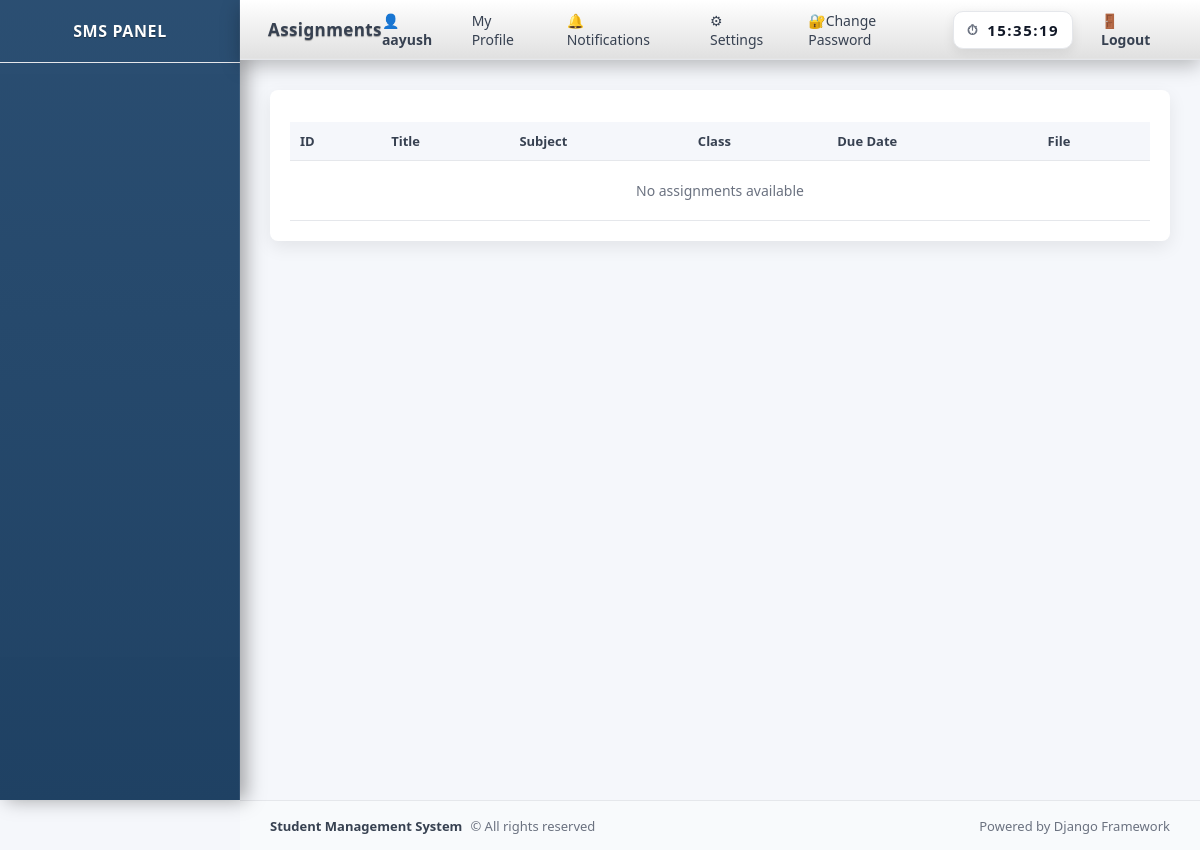
Before: /assignments/ (signed in) with the older database file.
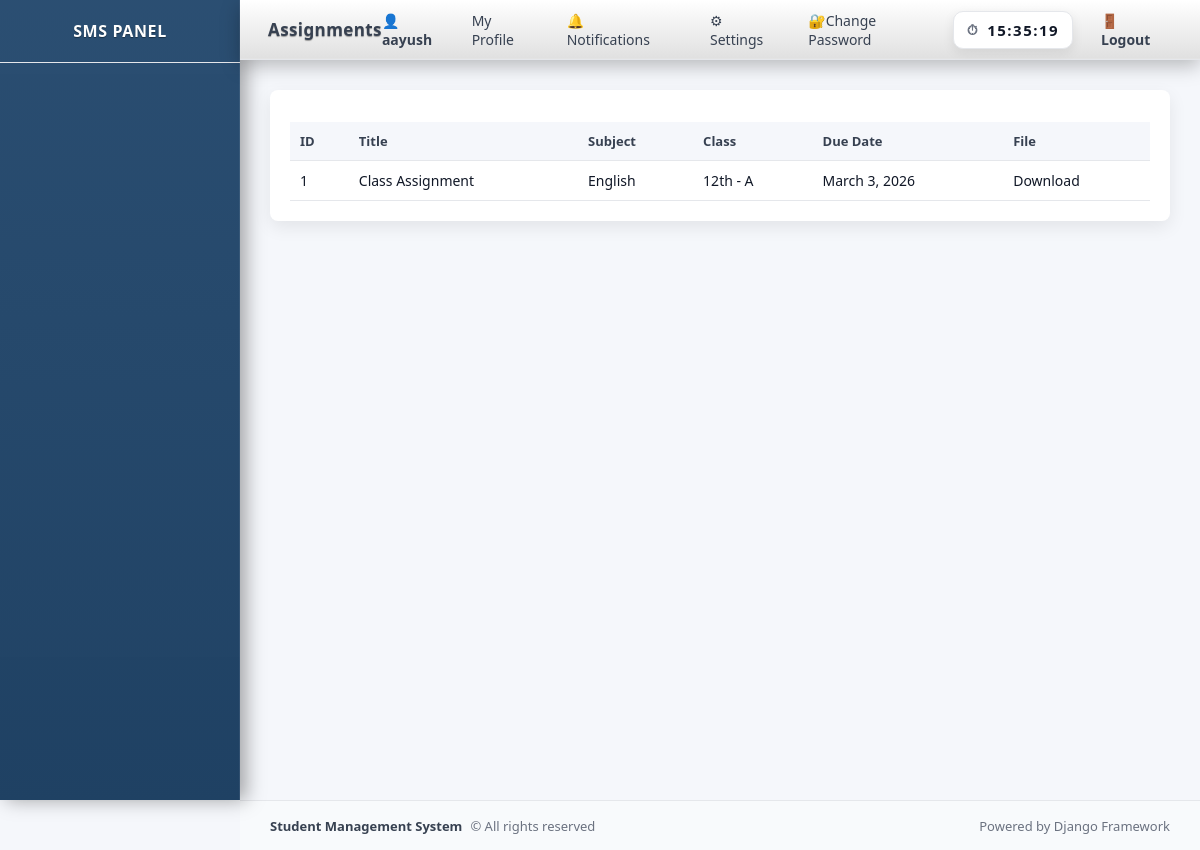
After: the same page with the newer database file.
### school/models.py (models this page shows, shortened)
class Assignment(models.Model):
    title = models.CharField(max_length=200)
    description = models.TextField()
    subject = models.CharField(max_length=100)
    classroom = models.ForeignKey(
        ClassRoom,
        on_delete=models.CASCADE,
        related_name='assignments'
    )
    due_date = models.DateField()
    attachment = models.FileField(
        upload_to='assignments/',
        blank=True,
        null=True
    )
    created_by = models.ForeignKey(
        User,
        on_delete=models.CASCADE
    )
    created_at = models.DateTimeField(auto_now_add=True)

class ClassRoom(models.Model):
    class_name = models.CharField(max_length=50)
    section = models.CharField(max_length=10)
    class_teacher = models.ForeignKey(
        User,
        on_delete=models.SET_NULL,
        null=True,
        blank=True,
        related_name='class_teacher'
    )
    total_students = models.PositiveIntegerField()
    capacity = models.PositiveIntegerField()
    class meta :
        unique_together = ('class_name', 'section')
        ordering = ('class_name', 'section')
    def __str__(self):
        return f"{self.class_name} - {self.section}"

### school/views.py (the view)
# urls.py: path('assignments/', views.view_assignments, name='view_assignments'),
@login_required
def view_assignments(request):
    if request.user.groups.filter(name='Student').exists():
        assignments = Assignment.objects.filter(
            classroom=request.user.student.classroom
        )
    else:
        assignments = Assignment.objects.all()
    return render(request, 'school/view_assignments.html', {
        'assignments': assignments
    })

### school/context_processors.py (called while the page is built)
def notification_count(request):
    if request.user.is_authenticated:
        count = Notification.objects.filter(
            user = request.user,
            is_read = False
        ).count()
    else:
        count = 0
    return {'notification_count': count}

def user_roles(request):
    user = request.user
    return {
        'is_admin': user.is_authenticated and (
            user.is_superuser or user.groups.filter(name='Admin').exists()
        ),
        'is_teacher': user.is_authenticated and user.groups.filter(name='Teacher').exists(),
        'is_student': user.is_authenticated and user.groups.filter(name='Student').exists(),
    }

### templates/school/view_assignments.html (shortened to what this page needs)
{% extends "school/base.html" %}
{% block page_title %}Assignments{% endblock %}
{% block content %}
<div class="table-wrapper">
<table class="table">
    <thead>
        <tr>
            <th>ID</th>
            <th>Title</th>
            <th>Subject</th>
            <th>Class</th>
            <th>Due Date</th>
            <th>File</th>
        </tr>
    </thead>
    <tbody>
    {% for a in assignments %}
        <tr>
            <td>{{ forloop.counter }}</td>
            <td>{{ a.title }}</td>
            <td>{{ a.subject }}</td>
            <td>{{ a.classroom }}</td>
            <td>{{ a.due_date }}</td>
            <td>
                {% if a.attachment %}
                    <a href="{{ a.attachment.url }}">Download</a>
                {% else %} — {% endif %}
            </td>
        </tr>
    {% empty %}
        <tr><td colspan="6">No assignments available</td></tr>
    {% endfor %}
    </tbody>
</table>
</div>
{% endblock %}

Changed rows visible on the page:
added Assignment: title "Class Assignment", subject "English", classroom "12th - A", due_date "March 3, 2026"
Other visible differences:
text no longer shown: "No assignments available"
